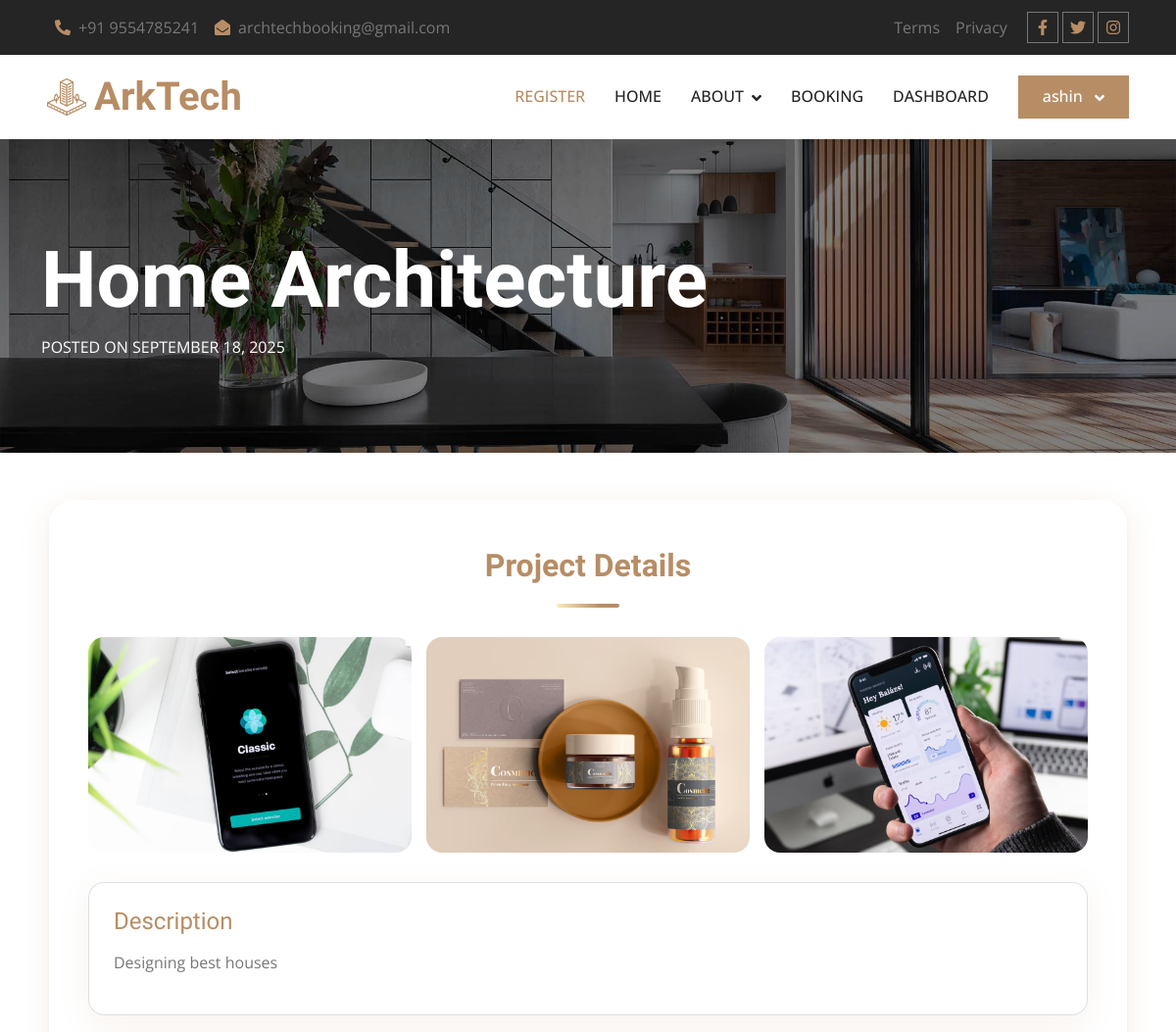
The app's page /Guest/project_view.php?id=12 (signed in, upper part), older data.
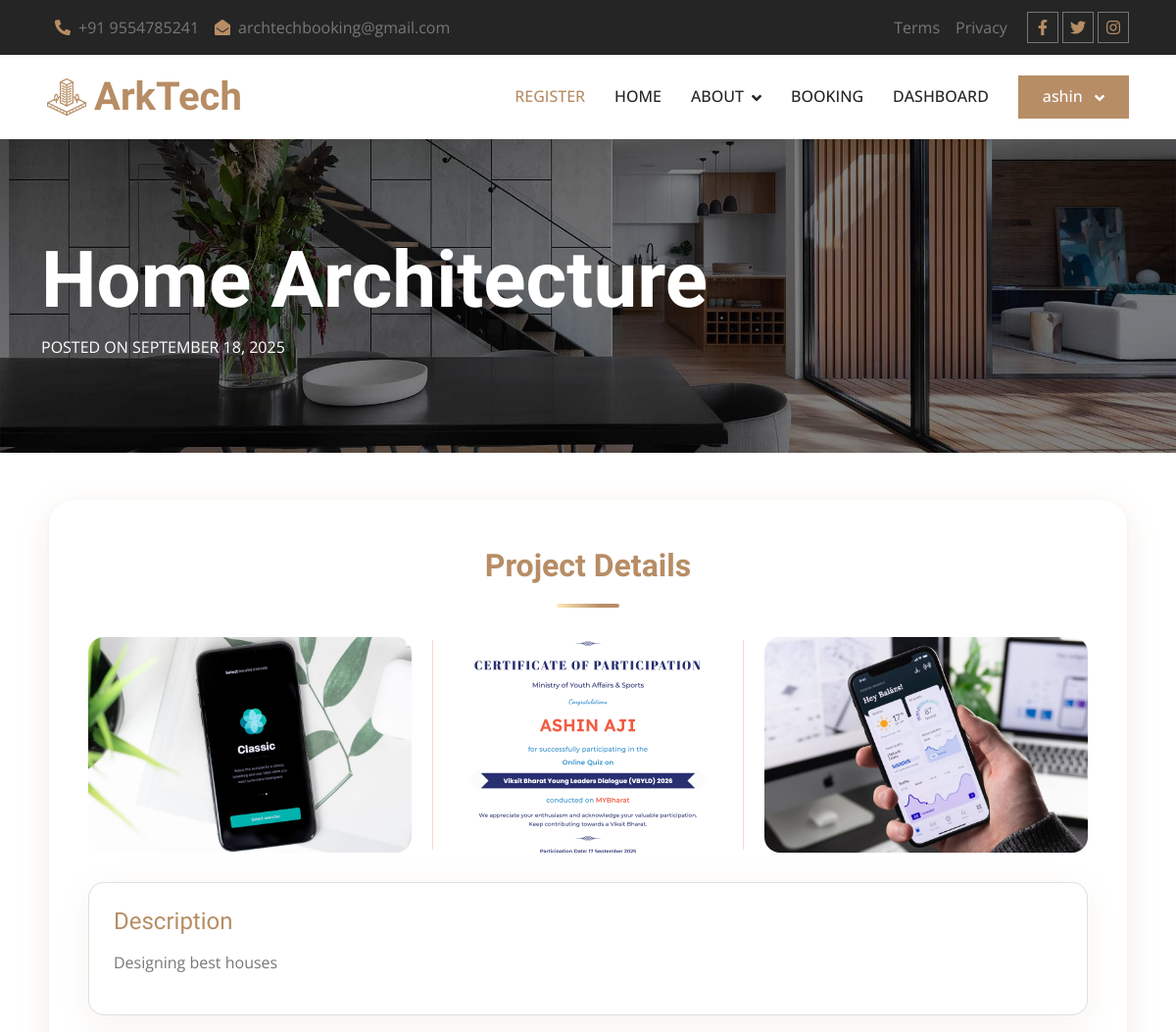
The same page, newer data.
### tables this page shows
CREATE TABLE IF NOT EXISTS `tbl_previous_works` (
  `prev_work_id` int NOT NULL AUTO_INCREMENT,
  `architect_id` int NOT NULL,
  `title` varchar(1000) NOT NULL,
  `descriptions` varchar(10000) NOT NULL,
  `category_id` int NOT NULL,
  `project_location` varchar(500) NOT NULL,
  `image1` varchar(500) NOT NULL,
  `image2` varchar(500) NOT NULL,
  `image3` varchar(500) NOT NULL,
  `created_at` date NOT NULL,
  PRIMARY KEY (`prev_work_id`)
);

### dboperation.php (called while the page is built, shortened)
<?php
class dboperation
{
    public $con,$res;
    function __construct()
    {
        $this->con=mysqli_connect("localhost","root","","arktech");
    }
    public function executequery($sql)
    {
        $this->res=mysqli_query($this->con,$sql);
        return $this->res;
    }
}
?>

### Guest/project_view.php (the view, shortened to what this page needs)
<?php
include("../dboperation.php");
include("header.php");
$obj = new dboperation();
$id = $_GET['id'];
$sql = "SELECT pw.*,
               c.category_name,
               a.arch_name
        FROM tbl_previous_works pw
        LEFT JOIN tbl_category c ON pw.category_id = c.category_id
        LEFT JOIN tbl_architects a ON pw.architect_id = a.architect_id
        WHERE pw.prev_work_id = '$id'";
$res = $obj->executequery($sql);
$project = mysqli_fetch_array($res);
?>
<div class="container-fluid page-header py-5 mb-5 wow fadeIn" data-wow-delay="0.1s">
  <div class="container py-5">
    <h1 class="display-1 text-white animated slideInDown"><?php echo ($project['title'] ?: "Untitled Project"); ?></h1>
    <nav aria-label="breadcrumb animated slideInDown">
      <ol class="breadcrumb text-uppercase mb-0">
        <li class="breadcrumb-item"><div class="text-white">Posted on <?php echo date('F j, Y', strtotime($project['created_at'])); ?></div></li>
      </ol>
    </nav>
  </div>
</div>
<div class="project-view-container">
  <h2>Project Details</h2>
  <div class="project-images">
    <?php
    $images = [$project['image1'], $project['image2'], $project['image3']];
    foreach ($images as $img) {
        if ($img) echo '<img src="../uploads/'.$img.'" alt="Project Image">';
    }
    ?>
  </div>
  <div class="card">
    <h4>Description</h4>
    <p><?php echo ($project['descriptions'] ?: "No description available."); ?></p>
  </div>
  </div>

Row changes from the older to the newer data that the page shows:
changed tbl_previous_works "Home Architecture": image2: a different picture
